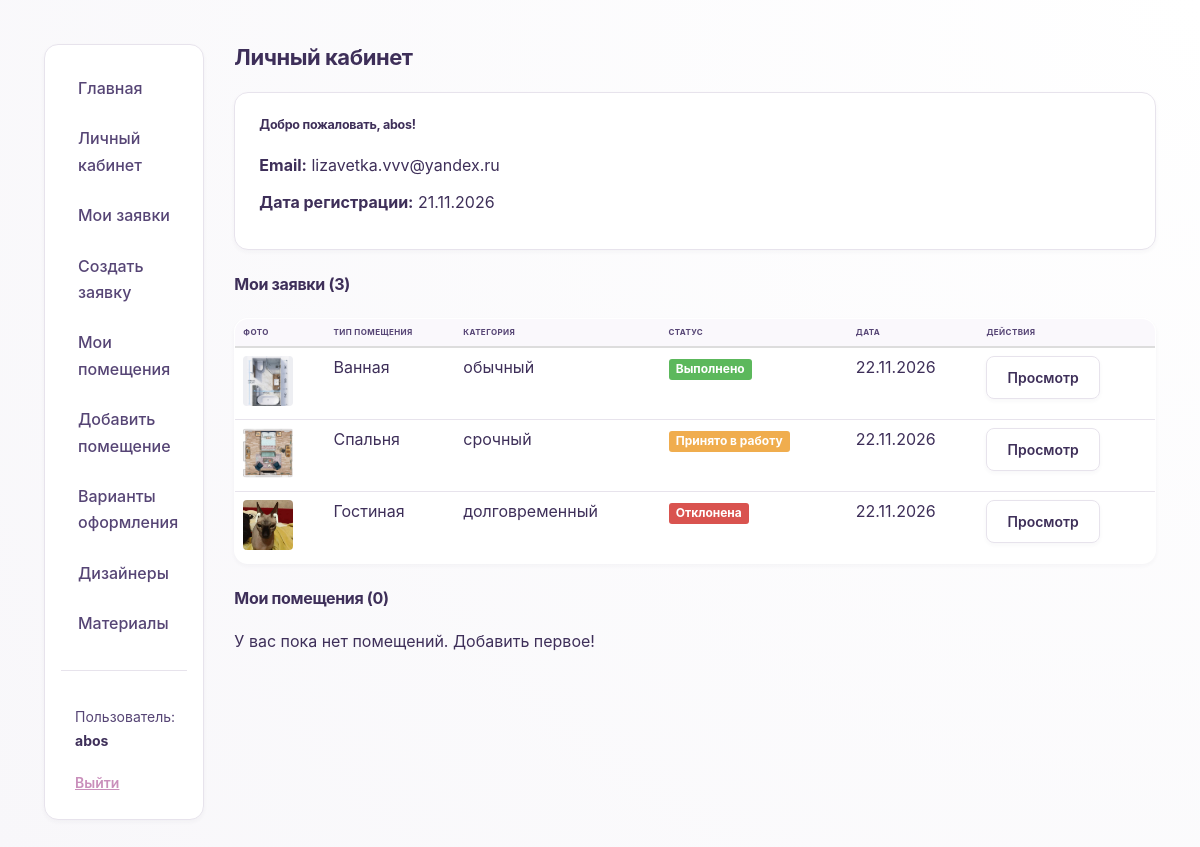
The page /user-cabinet/ (signed in) on the database its author committed.
### studio/models.py (models this page shows, shortened)
class Request(models.Model):
    STATUS_CHOICES = [
        ('new', 'Новая'),
        ('in_progress', 'Принято в работу'),
        ('done', 'Выполнено'),
        ('rejected', 'Отклонена'),
    ]
    user = models.ForeignKey(User, on_delete=models.CASCADE, verbose_name="Пользователь")
    title = models.CharField(max_length=200, verbose_name="Название")
    category = models.ForeignKey(Category, on_delete=models.SET_NULL, null=True, verbose_name="Категория")
    room_type = models.CharField(
        max_length=20,
        choices=[
            ('bedroom', 'Спальня'),
            ('bathroom', 'Ванная'),
            ('kitchen', 'Кухня'),
            ('living_room', 'Гостиная'),
            ('office', 'Офис'),
            ('other', 'Другое'),
        ],
        default='other',
        verbose_name="Тип помещения"
    )
    message = models.TextField(verbose_name="Описание")
    photo = models.ImageField(upload_to='request_photos/', verbose_name="Фото помещения или план")
    design_image = models.ImageField(upload_to='design_images/', blank=True, null=True, verbose_name="Изображение готового дизайна")
    status = models.CharField(max_length=20, choices=STATUS_CHOICES, default='new', verbose_name="Статус")
    created_at = models.DateTimeField(auto_now_add=True, verbose_name="Дата создания")
    updated_at = models.DateTimeField(auto_now=True, verbose_name="Дата обновления")
    designer_comment = models.TextField(
        blank=True,
        null=True,
        verbose_name="Комментарий дизайнера",
        help_text="Опишите, что было сделано или какие есть нюансы"
    )
    class Meta:
        ordering = ['-created_at']
        verbose_name = "Заявка"
        verbose_name_plural = "Заявки"

class Category(models.Model):
    name = models.CharField(max_length=100, verbose_name="Название категории")
    description = models.TextField(blank=True, verbose_name="Описание")
    class Meta:
        ordering = ['name']
        verbose_name = "Категория заявки"
        verbose_name_plural = "Категории заявок"
    def __str__(self):
        return self.name

### studio/views.py (the view)
# urls.py: path('user-cabinet/', views.user_cabinet, name='user-cabinet'),
@login_required
def user_cabinet(request):
    user_requests = Request.objects.filter(user=request.user).order_by('-created_at')
    user_rooms = Room.objects.filter(user=request.user).order_by('-created_at')
    context = {
        'user_requests': user_requests,
        'user_rooms': user_rooms,
    }
    return render(request, 'studio/user_cabinet.html', context)

### studio/templates/studio/user_cabinet.html
{% extends "base_generic.html" %}
{% block content %}
<h1>Личный кабинет</h1>
<div class="panel">
    <h3>Добро пожаловать, {{ user.username }}!</h3>
    <p><strong>Email:</strong> {{ user.email|default:"Не указан" }}</p>
    <p><strong>Дата регистрации:</strong> {{ user.date_joined|date:"d.m.Y" }}</p>
</div>
<h2>Мои заявки ({{ user_requests|length }})</h2>
{% if user_requests %}
<table class="table">
    <thead>
        <tr>
            <th>Фото</th>
            <th>Тип помещения</th>
            <th>Категория</th>
            <th>Статус</th>
            <th>Дата</th>
            <th>Действия</th>
        </tr>
    </thead>
    <tbody>
        {% for req in user_requests %}
        <tr>
            <td>
                {% if req.photo %}
                    <img src="{{ req.photo.url }}" alt="Фото" style="width: 50px; height: 50px; object-fit: cover; border-radius: 4px;">
                {% else %}
                    <span style="color: #999;">—</span>
                {% endif %}
            </td>
            <td>{{ req.get_room_type_display }}</td>
            <td>{{ req.category|default:"—" }}</td>
            <td>
                {% if req.status == 'new' %}
                    <span class="label label-info">Новая</span>
                {% elif req.status == 'in_progress' %}
                    <span class="label label-warning">Принято в работу</span>
                {% elif req.status == 'done' %}
                    <span class="label label-success">Выполнено</span>
                {% elif req.status == 'rejected' %}
                    <span class="label label-danger">Отклонена</span>
                {% endif %}
            </td>
            <td>{{ req.created_at|date:"d.m.Y" }}</td>
            <td>
                <a href="{% url 'request-detail' req.id %}" class="btn btn-sm btn-default">Просмотр</a>
            </td>
        </tr>
        {% endfor %}
    </tbody>
</table>
{% else %}
<p>У вас пока нет заявок. <a href="{% url 'request-create' %}">Создать первую!</a></p>
{% endif %}
<h2>Мои помещения ({{ user_rooms|length }})</h2>
{% if user_rooms %}
<table class="table">
    <thead>
        <tr>
            <th>Название</th>
            <th>Тип</th>
            <th>Статус</th>
            <th>Действия</th>
        </tr>
    </thead>
    <tbody>
        {% for room in user_rooms %}
        <tr>
            <td><a href="{% url 'room-detail' room.id %}">{{ room.title }}</a></td>
            <td>{{ room.get_room_type_display }}</td>
            <td>{{ room.get_status_display }}</td>
            <td>
                <a href="{% url 'room-update' room.id %}" class="btn btn-sm btn-default">Редактировать</a>
            </td>
        </tr>
        {% endfor %}
    </tbody>
</table>
{% else %}
<p>У вас пока нет помещений. <a href="{% url 'room-create' %}">Добавить первое!</a></p>
{% endif %}
{% endblock %}

### studio/templates/base_generic.html (shortened to what this page needs)
<!DOCTYPE html>
<html lang="ru">
<head>
    <link rel="stylesheet" href="https://maxcdn.bootstrapcdn.com/bootstrap/3.3.7/css/bootstrap.min.css">
    {% load static %}
    <link rel="stylesheet" href="{% static 'css/styles.css' %}">
</head>
<body>
    <div class="container-fluid">
        <div class="row">
            <div class="col-sm-2">
                <ul class="sidebar-nav">
                    <li><a href="{% url 'index' %}">Главная</a></li>
                    {% if user.is_authenticated %}
                        {% if perms.studio.can_make_proposal %}
                            <li><a href="{% url 'admin-cabinet' %}">Панель управления</a></li>
                        {% else %}
                            <li><a href="{% url 'user-cabinet' %}">Личный кабинет</a></li>
                        {% endif %}
                        <li><a href="{% url 'my-requests' %}">Мои заявки</a></li>
                        <li><a href="{% url 'request-create' %}">Создать заявку</a></li>
                        <li><a href="{% url 'rooms' %}">Мои помещения</a></li>
                        <li><a href="{% url 'room-create' %}">Добавить помещение</a></li>
                        <li><a href="{% url 'proposals' %}">Варианты оформления</a></li>
                        <li><a href="{% url 'designers' %}">Дизайнеры</a></li>
                        <li><a href="{% url 'materials' %}">Материалы</a></li>
                        <hr>
                        <li class="user-info">Пользователь: <strong>{{ user.username }}</strong></li>
                        <li>
                            <form method="post" action="{% url 'logout' %}" style="display:inline;">
                                <button type="submit" class="btn-link">Выйти</button>
                            </form>
                        </li>
                    {% else %}
                        <hr>
                        <li><a href="{% url 'login' %}">Войти</a></li>
                        <li><a href="{% url 'register' %}">Регистрация</a></li>
                    {% endif %}
                </ul>
            </div>
            <div class="col-sm-10">
                {% block content %}{% endblock %}
            </div>
        </div>
    </div>
</body>
</html>

### studio/static/css/styles.css (style rules this page uses)
* { box-sizing: border-box; }
body { font-family: -apple-system, BlinkMacSystemFont, 'Segoe UI', 'Inter', sans-serif; background: radial-gradient(circle at top right, #ffffff, #F8F7FA); background-attachment: fixed; color: #3E2F59; font-size: 16px; line-height: 1.65; margin: 0; padding: 24px; }
h1, h2, h3 { color: #3E2F59; margin: 0 0 20px; line-height: 1.25; letter-spacing: -0.02em; font-weight: 750; }
h1 { font-size: 2.2rem; }
h2 { font-size: 1.6rem; }
h3 { font-size: 1.25rem; }
a { color: #3E2F59; text-decoration: none; transition: color 0.25s ease; }
hr { border: none; border-top: 1px solid #E7E3EC; margin: 24px 0; }
.container-fluid { max-width: 1200px; margin: 0 auto; padding: 20px; }
.sidebar-nav { list-style: none; padding: 16px; background: #FFFFFF; border-radius: 14px; border: 1px solid #E7E3EC; margin: 0; box-shadow: 0 2px 4px rgba(62, 47, 89, 0.04); }
.sidebar-nav li { margin: 4px 0; }
.sidebar-nav a { display: block; padding: 10px 14px; border-radius: 8px; color: #564575; font-weight: 500; border-left: 3px solid transparent; transition: all 0.25s ease; }
.sidebar-nav strong { display: block; padding: 16px 14px 8px; font-size: 0.75rem; letter-spacing: 0.08em; text-transform: uppercase; color: #6B6478; font-weight: 700; }
.sidebar-nav .user-info { padding: 10px 14px; font-size: 14px; color: #564575; }
.sidebar-nav .user-info strong { display: inline; padding: 0; font-size: 14px; text-transform: none; letter-spacing: normal; color: #3E2F59; }
.sidebar-nav form { background: transparent; padding: 0; margin: 0; border: none; box-shadow: none; max-width: none; display: inline; }
.sidebar-nav .btn-link { background: transparent; border: none; color: #C98FBB; padding: 6px 14px; margin: 0; font-size: 14px; font-weight: 600; text-decoration: underline; cursor: pointer; box-shadow: none; display: inline-block; width: auto; height: auto; line-height: 1.5; font-family: inherit; transition: color 0.25s ease; }
.btn { display: inline-block; padding: 10px 20px; border-radius: 8px; border: 1px solid transparent; cursor: pointer; font-size: 14px; font-weight: 600; text-decoration: none; text-align: center; margin-right: 12px; margin-bottom: 12px; transition: all 0.25s ease; }
.btn:last-child { margin-right: 0; }
.btn-default { background: #FFFFFF; color: #3E2F59; border-color: #E7E3EC; box-shadow: 0 2px 4px rgba(62, 47, 89, 0.04); }
form { background: #FFFFFF; padding: 32px; border-radius: 14px; border: 1px solid #E7E3EC; box-shadow: 0 8px 24px rgba(62, 47, 89, 0.08); max-width: 600px; margin: 24px 0; }
.table { width: 100%; background: #FFFFFF; border-radius: 14px; overflow: hidden; border: 1px solid #E7E3EC; border-collapse: collapse; margin: 24px 0; box-shadow: 0 2px 4px rgba(62, 47, 89, 0.04); }
.table th { background: #FAF8FC; color: #564575; padding: 16px; text-align: left; font-weight: 700; font-size: 0.8rem; letter-spacing: 0.05em; text-transform: uppercase; border-bottom: 2px solid #E7E3EC; }
.table td { padding: 16px; border-bottom: 1px solid #E7E3EC; }
.table tbody tr { transition: background 0.25s ease; }
.table tr:last-child td { border-bottom: none; }
.panel { background: #FFFFFF; border: 1px solid #E7E3EC; border-radius: 14px; padding: 24px; margin-bottom: 24px; box-shadow: 0 2px 4px rgba(62, 47, 89, 0.04); transition: box-shadow 0.25s ease; }
.panel { animation: fadeIn 0.4s ease; }

### rows shown on the page
Request: photo (picture), room_type "Ванная", category "обычный", status "Выполнено", created_at "22.11.2026"
Request: photo (picture), room_type "Спальня", category "срочный", status "Принято в работу", created_at "22.11.2026"
Request: photo (picture), room_type "Гостиная", category "долговременный", status "Отклонена", created_at "22.11.2026"

### other values the page prints
{{ user.username }} "abos"
{{ user.email|default:"Не указан" }} "lizavetka.vvv@yandex.ru"
{{ user.date_joined|date:"d.m.Y" }} "21.11.2026"
{{ user_requests|length }} "3"
{{ user_rooms|length }} "0"
